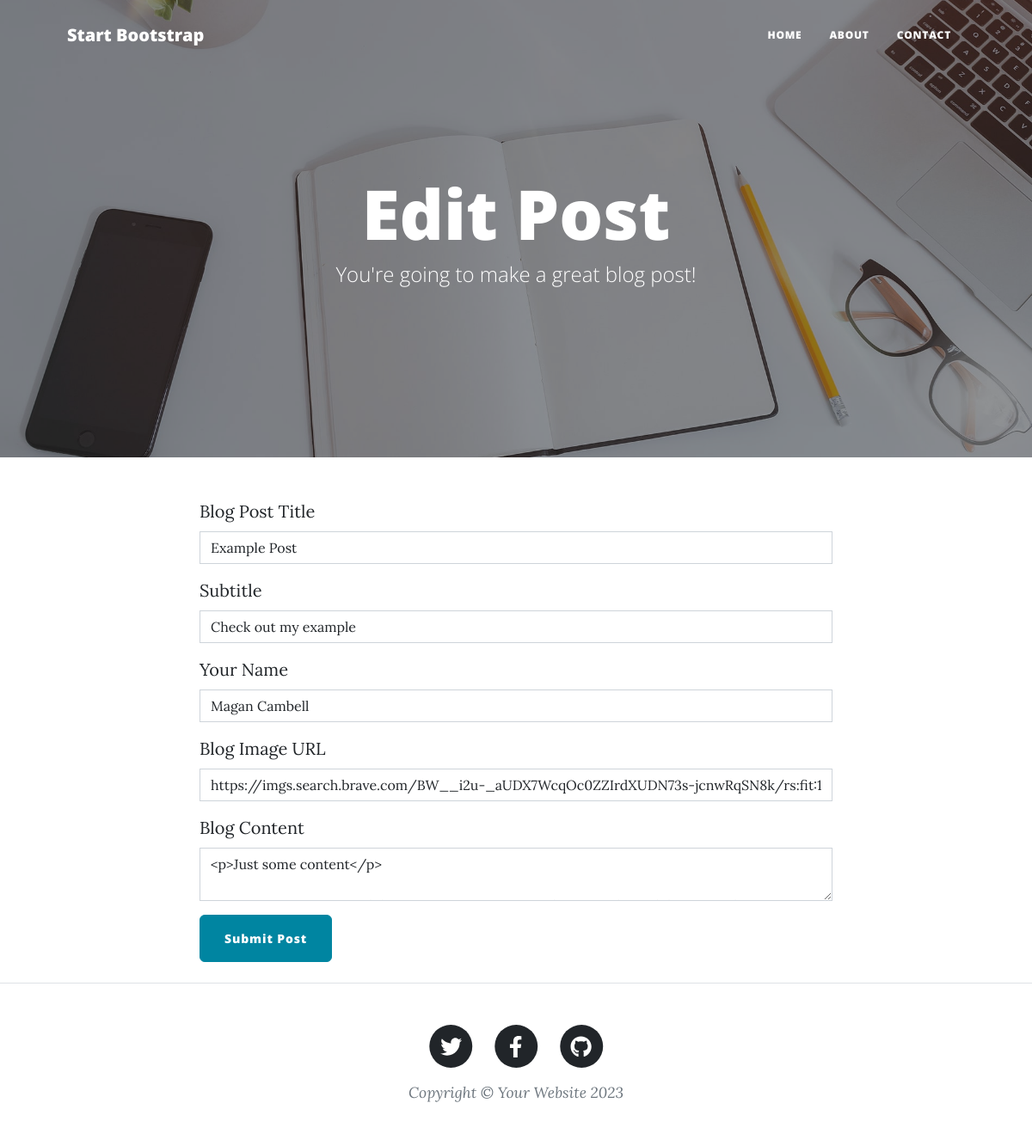
The app's page /edit-post/1, older data.
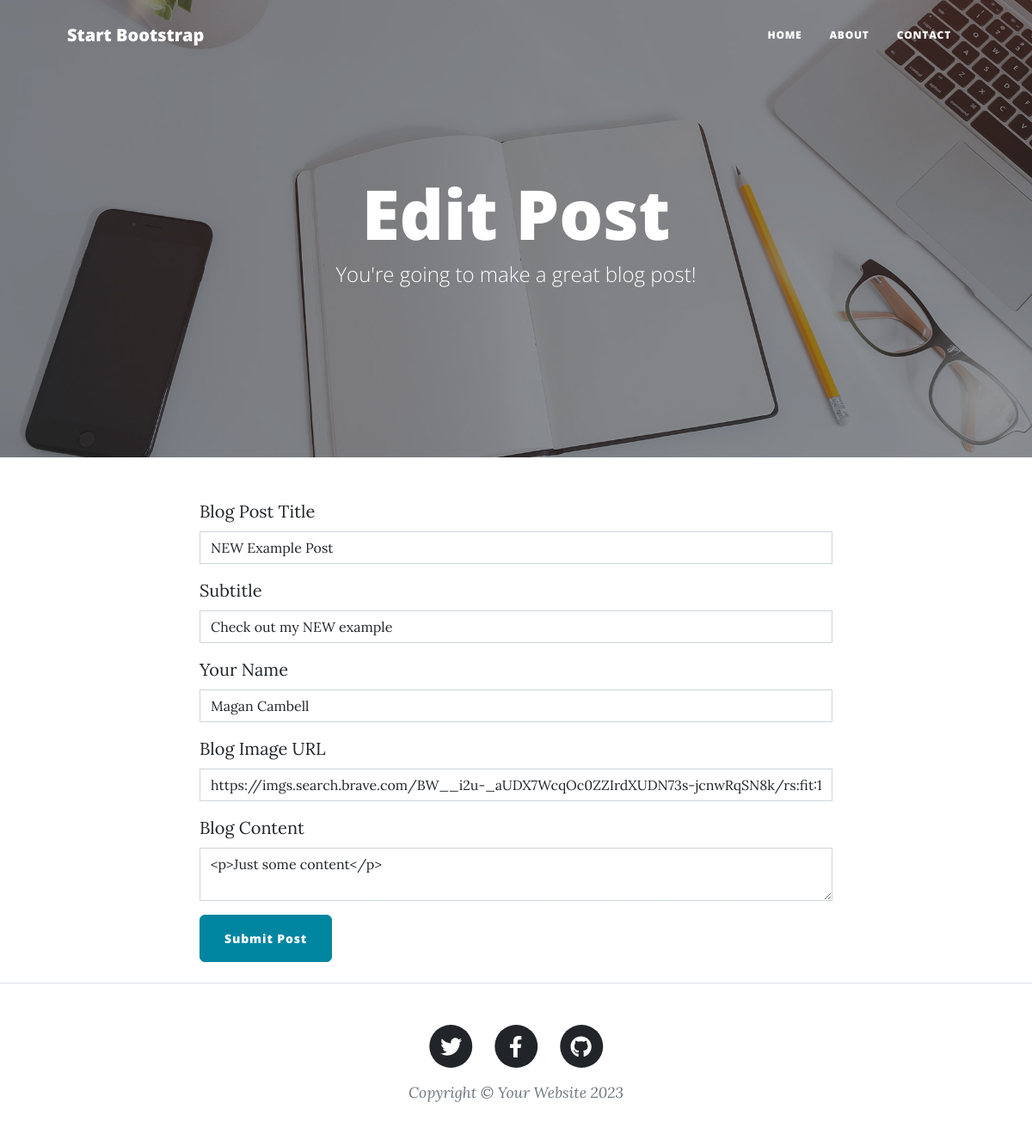
The same page, newer data.
### main.py (models this page shows)
class BlogPost(db.Model):
    id = db.Column(db.Integer, primary_key=True)
    title = db.Column(db.String(250), unique=True, nullable=False)
    subtitle = db.Column(db.String(250), nullable=False)
    date = db.Column(db.String(250), nullable=False)
    body = db.Column(db.Text, nullable=False)
    author = db.Column(db.String(250), nullable=False)
    img_url = db.Column(db.String(250), nullable=False)

### main.py (the view, shortened to what this page needs)
@app.route("/edit-post/<int:post_id>", methods=["GET", "POST"])
def edit_post(post_id: int):
    post_to_update = db.session.get(BlogPost, post_id)
    form = CreatePostForm(
        title=post_to_update.title,
        subtitle=post_to_update.subtitle,
        author=post_to_update.author,
        img_url=post_to_update.img_url,
        body=post_to_update.body
    )
    return render_template("make-post.html", form=form, post=post_to_update)

### main.py
class CreatePostForm(FlaskForm):
    title = StringField("Blog Post Title", validators=[DataRequired()])
    subtitle = StringField("Subtitle", validators=[DataRequired()])
    author = StringField("Your Name", validators=[DataRequired()])
    img_url = StringField("Blog Image URL", validators=[DataRequired(), URL()])
    body = CKEditorField("Blog Content", validators=[DataRequired()])
    submit = SubmitField("Submit Post")

### templates/make-post.html (shortened to what this page needs)
{% from 'bootstrap5/form.html' import render_form %}
{% block content %} {% include "header.html" %}
<header
  class="masthead"
  style="background-image: url('../static/assets/img/edit-bg.jpg')"
>
  <div class="container position-relative px-4 px-lg-5">
    <div class="row gx-4 gx-lg-5 justify-content-center">
      <div class="col-md-10 col-lg-8 col-xl-7">
        <div class="page-heading">
          {% if post: %}
          <h1>Edit Post</h1>
          {% else: %}
          <h1>New Post</h1>
          {% endif %}
          <span class="subheading"
            >You're going to make a great blog post!</span
          >
        </div>
      </div>
    </div>
  </div>
</header>
<main class="mb-4">
  <div class="container">
    <div class="row">
      <div class="col-lg-8 col-md-10 mx-auto">
        {{ render_form(form) }}
      </div>
    </div>
  </div>
</main>
{% include "footer.html" %} {% endblock %}

Row changes from the older to the newer data that the page shows:
changed BlogPost "Magan Cambell": title "Example Post" → "NEW Example Post"; subtitle "Check out my example" → "Check out my NEW example"
